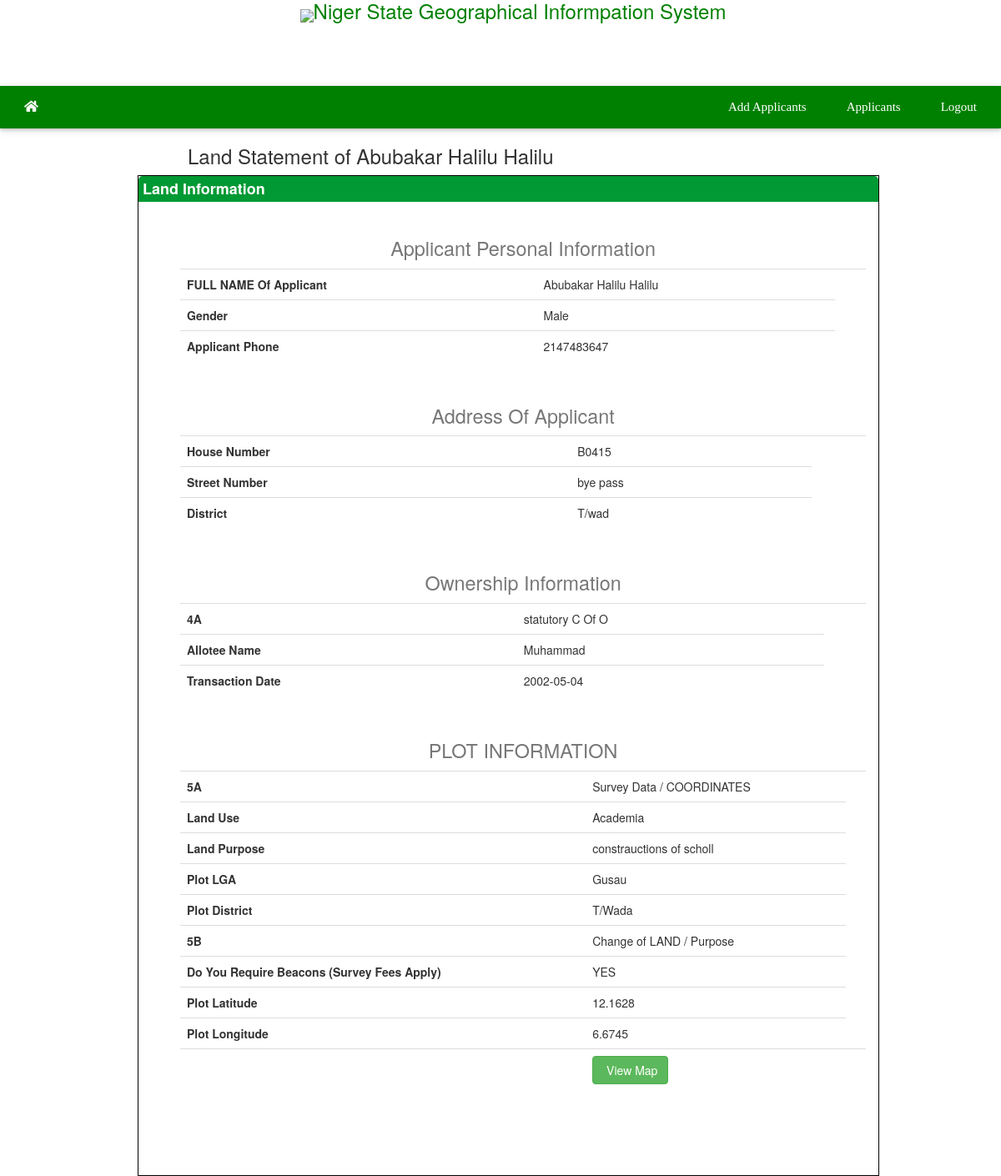
The app's page /applicants.php?id=1 (signed in) with its own data.
### tables this page shows
CREATE TABLE `applicant` (
  `fname` varchar(55) NOT NULL,
  `mname` varchar(55) NOT NULL,
  `gender` varchar(11) NOT NULL,
  `dob` varchar(22) NOT NULL,
  `lga` varchar(44) NOT NULL,
  `occ` varchar(22) NOT NULL,
  `state` varchar(22) NOT NULL,
  `phone1` varchar(22) NOT NULL,
  `phone2` varchar(22) NOT NULL,
  `phone3` varchar(22) NOT NULL,
  `email` varchar(55) NOT NULL,
  `tin` varchar(44) NOT NULL,
  `appid` int(11) NOT NULL,
  `sname` varchar(55) NOT NULL,
  `atitle` varchar(11) NOT NULL
);

CREATE TABLE `address` (
  `houseno` varchar(22) NOT NULL,
  `streetname` varchar(44) NOT NULL,
  `district` varchar(44) NOT NULL,
  `city` varchar(44) NOT NULL,
  `astate` varchar(22) NOT NULL,
  `country` varchar(22) NOT NULL,
  `pobox` varchar(22) NOT NULL,
  `co` varchar(22) NOT NULL,
  `additional` varchar(99) NOT NULL,
  `aappid` int(11) NOT NULL
);

CREATE TABLE `ownership` (
  `oid` int(11) NOT NULL,
  `4a` varchar(55) NOT NULL,
  `4b` varchar(55) NOT NULL,
  `4c` varchar(55) NOT NULL,
  `apid` int(11) NOT NULL,
  `4aname` varchar(55) NOT NULL,
  `4adate` varchar(55) NOT NULL,
  `4bname` varchar(55) NOT NULL,
  `4bdate` varchar(55) NOT NULL,
  `4cname` varchar(55) NOT NULL,
  `4d` varchar(55) NOT NULL,
  `4cdate` varchar(55) NOT NULL
);

CREATE TABLE `plot` (
  `plotid` int(11) NOT NULL,
  `5a` varchar(55) NOT NULL,
  `landuse` varchar(55) NOT NULL,
  `purpose` varchar(1111) NOT NULL,
  `plga` varchar(22) NOT NULL,
  `pdistrict` varchar(44) NOT NULL,
  `paddress` varchar(77) NOT NULL,
  `5b` varchar(33) NOT NULL,
  `beacon` varchar(55) NOT NULL,
  `psize` varchar(55) NOT NULL,
  `lat` varchar(33) NOT NULL,
  `lon` varchar(33) NOT NULL,
  `poid` varchar(33) NOT NULL
);

### applicants.php (the view, shortened to what this page needs)
<?php include 'includes/headers.php';
$get_id = $_GET['id'];
        include 'includes/connect.php';
 ?>
<div id="container">
    <div class="col-sm-1"></div>
    <div class="col-sm-10">
<div class="hero-unit-table">
       <?php
                                $app = "SELECT * FROM `applicant` a INNER JOIN `address` ad ON a.appid=ad.aappid INNER JOIN ownership o ON a.appid = o.apid INNER JOIN plot p ON o.oid = p.poid where appid = '$get_id' ";
                                 $sql = mysqli_query($conn,$app) or die(mysqli_error($conn));
                                 $row = mysqli_fetch_array($sql);
                                 $appid = $row['appid'];
                                 $name = $row['fname']." ".$row['sname']." ".$row['mname'];
                                 $gender = $row['gender'];
                                 $p1 = $row['phone1'];
                                 $hn = $row['houseno'];
                                 $sn = $row['streetname'];
                                 $d = $row['district'];
                                 $fa = $row['4a'];
                                 $aname = $row['4aname'];
                                 $adate = $row['4adate'];
                                 $ffa = $row['5a'];
                                 $luse = $row['landuse'];
                                 $purpose = $row['purpose'];
                                 $plga = $row['plga'];
                                 $pdistrict = $row['pdistrict'];
                                 $ffb = $row['5b'];
                                 $beacon = $row['beacon'];
                                 $lat = $row['lat'];
                                 $lon = $row['lon'];
                                                                  ?>
  <div class="mainbody">
    <section>
<div > <h3 style="margin-left: 110px;">Land Statement of <?php echo $name; ?></h3> </div>
    <div class="col-sm-11" style="height: 1200px; padding-left: 50px; margin-left: 50px; margin-right: -30px; margin-top:40x; border-radius: 0px; background: white; border: 1px solid black;" >
      <h4 style="background:#009933; ; padding:5px; margin-top: -0px; margin-left:  -50px; margin-right:-15px; color:white; border-top-right-radius: 5px; border-top-left-radius: 5px; border: none"> <strong>Land Information</strong></h4>
       <table cellpadding="5px"  >
        <table class="table" border="0px solid red" width="80%">
              <tr >
               <center> <h1><small>Applicant Personal Information</small></h1> </center>
                <td ><b> FULL NAME Of Applicant</b></td>
                 <td  ><?php echo $name ?></td>
                 <td></td>
              </tr>
  <tr >
                <td><b>Gender </b> </td>
                 <td style="margin-left: -400px;"><?php echo $gender ?></td>
              </tr>
  <tr >
                <td><b>Applicant Phone</b></td>
                 <td ><?php echo $p1 ?></td>
              </tr>
    </table>
       <table cellpadding="5px"  >
        <table class="table" border="0px solid red" width="80%">
              <tr >
               <center> <h1><small>Address Of Applicant</small></h1> </center>
                <td ><b> House Number</b></td>
                 <td  ><?php echo $hn ?></td>
                 <td></td>
              </tr>
  <tr >
                <td><b>Street Number</b> </td>
                 <td style="margin-left: -400px;"><?php echo $sn ?></td>
              </tr>
  <tr >
                <td><b>District</b></td>
                 <td ><?php echo $d ?></td>
              </tr>
     </table>
       <table cellpadding="5px"  >
        <table class="table" border="0px solid red" width="80%">
              <tr >
               <center> <h1><small>Ownership Information</small></h1> </center>
                <td ><b> 4A</b></td>
                 <td  ><?php echo $fa ?></td>
                 <td></td>
              </tr>
  <tr >
                <td><b>Allotee Name</b> </td>
                 <td style="margin-left: -400px;"><?php echo $aname ?></td>
              </tr>
  <tr >
                <td><b>Transaction Date</b></td>
                 <td ><?php echo $adate ?></td>
              </tr>
     </table>
       <table cellpadding="5px"  >
        <table class="table" border="0px solid red" width="80%">
              <tr >
               <center> <h1><small>PLOT INFORMATION</small></h1> </center>
                <td ><b> 5A</b></td>
                 <td  ><?php echo $ffa ?></td>
                 <td></td>
              </tr>
  <tr >
                <td><b>Land Use</b> </td>
                 <td style="margin-left: -400px;"><?php echo $luse ?></td>
              </tr>
  <tr >
                <td><b>Land Purpose</b></td>
                 <td ><?php echo $purpose ?></td>
              </tr>
 <tr >
                <td><b>Plot LGA</b></td>
                 <td ><?php echo $plga ?></td>
              </tr>
 <tr >
                <td><b>Plot District</b></td>
                 <td ><?php echo $pdistrict ?></td>
              </tr>
 <tr >
                <td><b>5B</b></td>
                 <td ><?php echo $ffb ?></td>
              </tr>
               <tr >
                <td><b> Do You Require  Beacons (Survey Fees Apply)</b></td>
                 <td ><?php echo $beacon ?></td>
              </tr>
               <tr >
                <td><b>Plot Latitude</b></td>
                 <td ><?php echo $lat ?></td>
              </tr>
 <tr >
                <td><b>Plot Longitude</b></td>
                 <td ><?php echo $lon ?></td>
              </tr>
 <tr >
                <td></td>
                 <td>  <a href="viewmap.php<?php echo '?id=' . $appid.'&&lat='.$lat.'&&lon='.$lon ?>" class="btn btn-success"><i class="icon-pencil icon-large"></i>&nbsp;View Map</a><td>
              </tr>
     </table>
</div>
</div>
</div>
</div>

### includes/headers.php (shortened to what this page needs)
<!DOCTYPE html>
<html>
<head>
<link rel="stylesheet" href="css/w3.css">
<link rel="stylesheet" href="style.css">
  <link rel="stylesheet" href="css/bootstrap.min.css">
 <link rel="stylesheet"  href="fontawesome/web-fonts-with-css/css/fontawesome-all.min.css">
 <div class="logo" style=" margin-bottom:3px;height:100px; background-color:white;">
 <h3 align="center" style="margin-top:0px; color:green; margin-left:30px;" >    <img src="z.ng" width="100px">Niger State Geographical Informpation  System  </h3>
  </div>
<nav>
<ul class="w3-navbar  w3-text-white w3-card-2 w3-left-align"  style="background-color:green; padding:5px;">
  <li><a href="#" class="w3-hover-none w3-right w3-hover-text-grey w3-padding-large"><i class="fa fa-home"></i></a></li>
    <li class="w3-hide-small w3-right"><a href="logout.php" class="w3-padding-large"> Logout </a></li>
    <li class="w3-hide-small w3-right"><a href="applicant.php" class="w3-padding-large"> Applicants</a></li>
    <li class="w3-hide-small w3-right"><a href="createaccount.php" class="w3-padding-large">Add Applicants</a></li>
</ul>
</nav>

### css/w3.css (style rules this page uses)
*,*:before,*:after { box-sizing:inherit }
html { -ms-text-size-adjust:100%;-webkit-text-size-adjust:100% }
article,aside,details,figcaption,figure,footer,header,main,menu,nav,section,summary { display:block }
a { background-color:transparent;-webkit-text-decoration-skip:objects }
small { font-size:80% }
img { border-style:none }
html,body { font-family:Verdana,sans-serif;font-size:15px;line-height:1.5 }
html { overflow-x:hidden }
h1,h2,h3,h4,h5,h6,.w3-slim,.w3-wide { font-family:"Segoe UI",Arial,sans-serif }
h1 { font-size:36px }
h3 { font-size:24px }
h4 { font-size:20px }
h1,h2,h3,h4,h5,h6 { font-weight:400;margin:10px 0 }
img { margin-bottom:-5px }
a { color:inherit }
.w3-navbar { list-style-type:none;margin:0;padding:0;overflow:hidden }
.w3-navbar li { float:left }
.w3-navbar li a,.w3-navitem { display:block;padding:8px 16px }
.w3-navbar a,.w3-topnav a,.w3-sidenav a,.w3-dropdown-content a,.w3-accordion-content a,.w3-dropnav a { text-decoration:none!important }
.w3-btn,.w3-btn-floating,.w3-dropnav a,.w3-btn-floating-large,.w3-btn-block,.w3-hover-shadow,.w3-hover-opacity,.w3-hover-opacity-off, .w3-navbar a,.w3-sidenav a,.w3-pagination li a,.w3-hoverable tbody tr,.w3-hoverable li,.w3-accordion-content a,.w3-dropdown-content a,.w3-dropdown-click:hover,.w3-dropdown-hover:hover,.w3-opennav,.w3-closenav,.w3-closebtn, .w3-hover-amber,.w3-hover-aqua,.w3-hover-blue,.w3-hover-light-blue,.w3-hover-brown,.w3-hover-cyan,.w3-hover-blue-grey,.w3-hover-green,.w3-hover-light-green,.w3-hover-indigo,.w3-hover-khaki,.w3-hover-lime,.w3-hover-orange,.w3-hover-deep-orange,.w3-hover-pink, .w3-hover-purple,.w3-hover-deep-purple,.w3-hover-red,.w3-hover-sand,.w3-hover-teal,.w3-hover-yellow,.w3-hover-white,.w3-hover-black,.w3-hover-grey,.w3-hover-light-grey,.w3-hover-dark-grey,.w3-hover-text-amber,.w3-hover-text-aqua,.w3-hover-text-blue,.w3-hover-text-light-blue, .w3-hover-text-brown,.w3-hover-text-cyan,.w3-hover-text-blue-grey,.w3-hover-text-green,.w3-hover-text-light-green,.w3-hover-text-indigo,.w3-hover-text-khaki,.w3-hover-text-lime,.w3-hover-text-orange,.w3-hover-text-deep-orange,.w3-hover-text-pink,.w3-hover-text-purple, .w3-hover-text-deep-purple,.w3-hover-text-red,.w3-hover-text-sand,.w3-hover-text-teal,.w3-hover-text-yellow,.w3-hover-text-white,.w3-hover-text-black,.w3-hover-text-grey,.w3-hover-text-light-grey,.w3-hover-text-dark-grey { -webkit-transition:background-color .3s,color .15s,box-shadow .3s,opacity 0.3s;transition:background-color .3s,color .15s,box-shadow .3s,opacity 0.3s }
.w3-right { float:right!important }
.w3-left-align { text-align:left!important }
.w3-padding-large { padding:12px 24px!important }
.w3-card-2,.w3-example { box-shadow:0 2px 4px 0 rgba(0,0,0,0.16),0 2px 10px 0 rgba(0,0,0,0.12)!important }
.w3-text-white,.w3-hover-text-white:hover { color:#fff!important }

### style.css (style rules this page uses)
li a { font: 15px bold tahoma ; color: white; }
li { font-style: none; font: 20px bold tahoma; list-style: none; }

### includes/headers.php (style rules this page uses)
li a { font: 15px bold tahoma ; color: white; }
li { font-style: none; font: 20px bold tahoma; list-style: none; }

### records on screen
applicant: name "Abubakar Halilu Halilu", gender "Male", phone1 "2147483647", address.houseno "B0415", address.streetname "bye pass", address.district "T/wad", ownership.4a "statutory C Of O", ownership.4aname "Muhammad", ownership.4adate "2002-05-04", plot.5a "Survey Data / COORDINATES", plot.landuse "Academia", plot.purpose "constrauctions of scholl", plot.plga "Gusau", plot.pdistrict "T/Wada", plot.5b "Change of LAND / Purpose", plot.beacon "YES", plot.lat "12.1628", plot.lon "6.6745"
